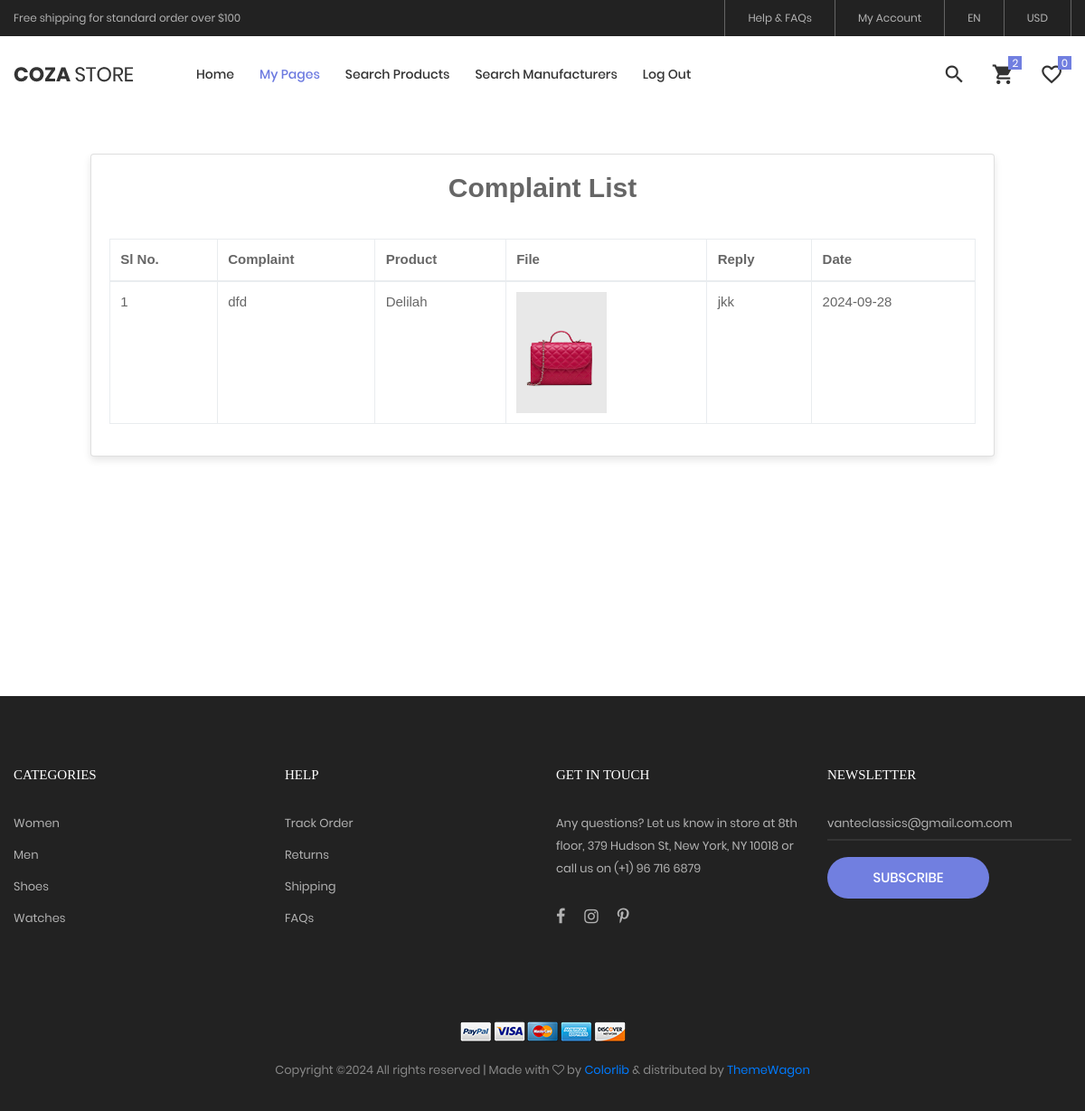
The page /PROJECT/User/MyComplaints.php (signed in) on the database its author committed.
### tables this page shows
CREATE TABLE `tbl_complaint` (
  `complaint_id` int(11) NOT NULL,
  `complaint_content` varchar(500) NOT NULL,
  `complaint_date` varchar(10) NOT NULL,
  `complaint_status` int(11) NOT NULL DEFAULT 0,
  `complaint_reply` varchar(500) NOT NULL,
  `user_id` int(11) NOT NULL,
  `product_id` int(11) NOT NULL,
  `complaint_file` varchar(100) NOT NULL
);

CREATE TABLE `tbl_product` (
  `product_id` int(11) NOT NULL,
  `product_name` varchar(30) NOT NULL,
  `product_description` varchar(100) NOT NULL,
  `product_price` int(11) NOT NULL,
  `product_photo` varchar(100) NOT NULL,
  `subcategory_id` int(11) NOT NULL,
  `manufacturer_id` int(11) NOT NULL,
  `material_id` int(11) NOT NULL,
  `color_id` int(11) NOT NULL,
  `product_vstatus` int(11) NOT NULL DEFAULT 0
);

### PROJECT/User/MyComplaints.php (the view, shortened to what this page needs)
<?php
include("../Assets/Connection/connection.php");
include("Head.php");
?>
<!DOCTYPE html PUBLIC "-//W3C//DTD XHTML 1.0 Transitional//EN" "http://www.w3.org/TR/xhtml1/DTD/xhtml1-transitional.dtd">
<html xmlns="http://www.w3.org/1999/xhtml">
<head>
</head>
<body>
<div class="container complaint-container">
    <div class="card">
        <h2>Complaint List</h2>
        <form id="form1" name="form1" method="post" action="">
            <div class="table-responsive">
                <table class="table table-bordered table-hover">
                    <thead class="thead-dark">
                        <tr>
                            <th scope="col">Sl No.</th>
                            <th scope="col">Complaint</th>
                            <th scope="col">Product</th>
                            <th scope="col">File</th>
                            <th scope="col">Reply</th>
                            <th scope="col">Date</th>
                        </tr>
                    </thead>
                    <tbody>
                        <?php
                        $i = 0;
                        $selQry = "select * from tbl_complaint c inner join tbl_product p on c.product_id=p.product_id where c.user_id=" . $_SESSION['uid'];
                        $result = $Con->query($selQry);
                        while ($row = $result->fetch_assoc()) {
                            $i++;
                        ?>
                            <tr>
                                <td><?php echo $i ?></td>
                                <td><?php echo $row['complaint_content'] ?></td>
                                <td><?php echo $row['product_name'] ?></td>
                                <td><img src="../Assets/Files/User/Complaint/<?php echo $row['complaint_file']; ?>" alt="Complaint File"/></td>
                                <td>
                                    <?php
                                    if ($row['complaint_status'] == 0) {
                                        echo "Your complaint is not reviewed yet";
                                    } else if ($row['complaint_status'] == 1) {
                                        echo $row['complaint_reply'];
                                    }
                                    ?>
                                </td>
                                <td><?php echo $row['complaint_date'] ?></td>
                            </tr>
                        <?php
                        }
                        ?>
                    </tbody>
                </table>
            </div>
        </form>
    </div>
</div>
</body>
</html>
<?php
include("Foot.php");
?>

### PROJECT/Assets/Templates/Main/css/main.css (style rules this page uses)
.container { max-width: 1380px; }
@media (max-width: 1600px) { .container { max-width: 1200px; } }

### PROJECT/User/MyComplaints.php (style rules this page uses)
.complaint-container { display: flex; justify-content: center; align-items: flex-start; padding: 20px; min-height: 80vh; }
.card { width: 100%; max-width: 1000px; padding: 20px; margin: 20px auto; box-shadow: 0 4px 8px rgba(0, 0, 0, 0.1); }
.table-responsive { margin-top: 20px; }
.table { width: 100%; }
.table img { width: 100px; height: auto; }
h2 { text-align: center; margin-bottom: 20px; font-weight: bold; }

### rows shown on the page
tbl_complaint: complaint_content "dfd", product.product_name "Delilah", complaint_file (picture), complaint_reply "jkk", complaint_date "2024-09-28"
